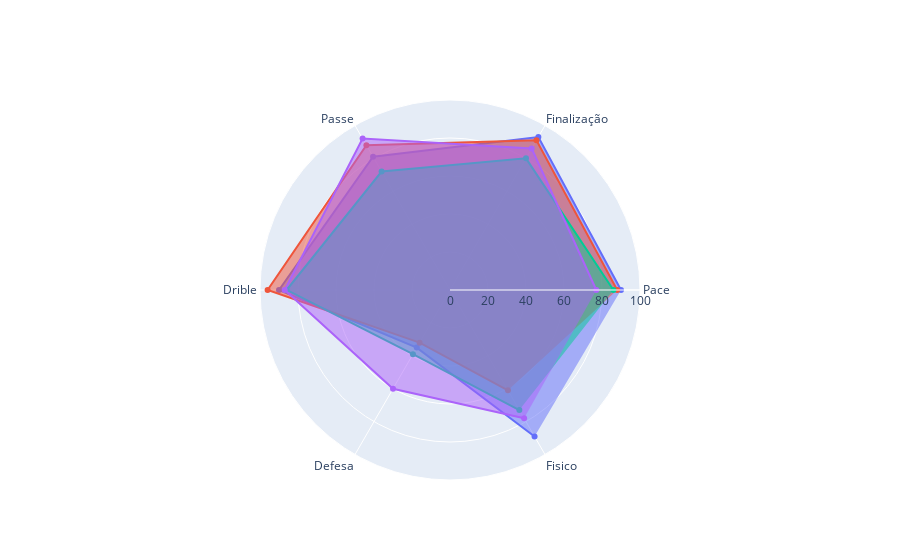

This figure's notebook cell:
### Markdown cell above
Esse gráfico mostra a relação entre a idade do jogador com algumas habilidades escolhidas, assim como, overall, pontencial, sprint speed, finalizacao e agilidade. Para realizar esses dados, foi tirado uma média ponderada de cada habilidade para valores de jogadores com a mesma idade, tornando essa analise de habilidades, uma média de todos os jogadores do jogo. 

Como esperado, pode-se analisar que, com o passar dos anos, o overall dos jogadores vão aumentando e se aproximando cada vez mais à curva do potencial, dando uma estabilizada a partir dos 30 anos, idade em que os jogadores, em média, param de evoluir.

Também, é possível concluir que tanto a agilidade quanto a velocidade dos jogadores diminuem conforme aumenta a idade dos jogadores. Já para a finalizacao, a curva apresenta, um crescimento leve e depois tende a retornar ao valor medio inicial.

Para todas as habilidades escolhidas,a media tende a diminuir a partir dos 30 anos, o que mostra até quando os jogadores são esperados para manter seu overall o mais alto possível.

### Code cell
import plotly.graph_objects as go
categories = ['Pace','Finalização','Passe', 'Drible','Defesa','Fisico']

fig = go.Figure()

fig.add_trace(go.Scatterpolar(
      r=[90,93,81, 90, 35,89],
      theta=categories,
      fill='toself',
      name='Cristiano Ronaldo'
))
fig.add_trace(go.Scatterpolar(
      r=[88,91,88, 96,32,61],
      theta=categories,
      fill='toself',
      name='Messi'
))

fig.add_trace(go.Scatterpolar(
      r=[86, 80, 72, 86, 39,73],
      theta=categories,
      fill='toself',
      name='Gabriel Jesus'
))

fig.add_trace(go.Scatterpolar(
      r=[77, 86, 92, 87, 60,78],
      theta=categories,
      fill='toself',
      name='Kevin De Bruyne'
))

fig.update_layout(
  polar=dict(
    radialaxis=dict(
      visible=True,
      range=[0, 100]
    )),
  showlegend=False
)

fig.show()

### Figure 1 — Plotly figure (JSON) as saved in the notebook; plotly's stock layout.template omitted (floating-point values rounded to 4 significant figures)
{"data": [{"fill": "toself", "name": "Cristiano Ronaldo", "r": [90, 93, 81, 90, 35, 89], "theta": ["Pace", "Finalização", "Passe", "Drible", "Defesa", "Fisico"], "type": "scatterpolar"}, {"fill": "toself", "name": "Messi", "r": [88, 91, 88, 96, 32, 61], "theta": ["Pace", "Finalização", "Passe", "Drible", "Defesa", "Fisico"], "type": "scatterpolar"}, {"fill": "toself", "name": "Gabriel Jesus", "r": [86, 80, 72, 86, 39, 73], "theta": ["Pace", "Finalização", "Passe", "Drible", "Defesa", "Fisico"], "type": "scatterpolar"}, {"fill": "toself", "name": "Kevin De Bruyne", "r": [77, 86, 92, 87, 60, 78], "theta": ["Pace", "Finalização", "Passe", "Drible", "Defesa", "Fisico"], "type": "scatterpolar"}], "layout": {"polar": {"radialaxis": {"range": [0, 100], "visible": true}}, "showlegend": false}}
